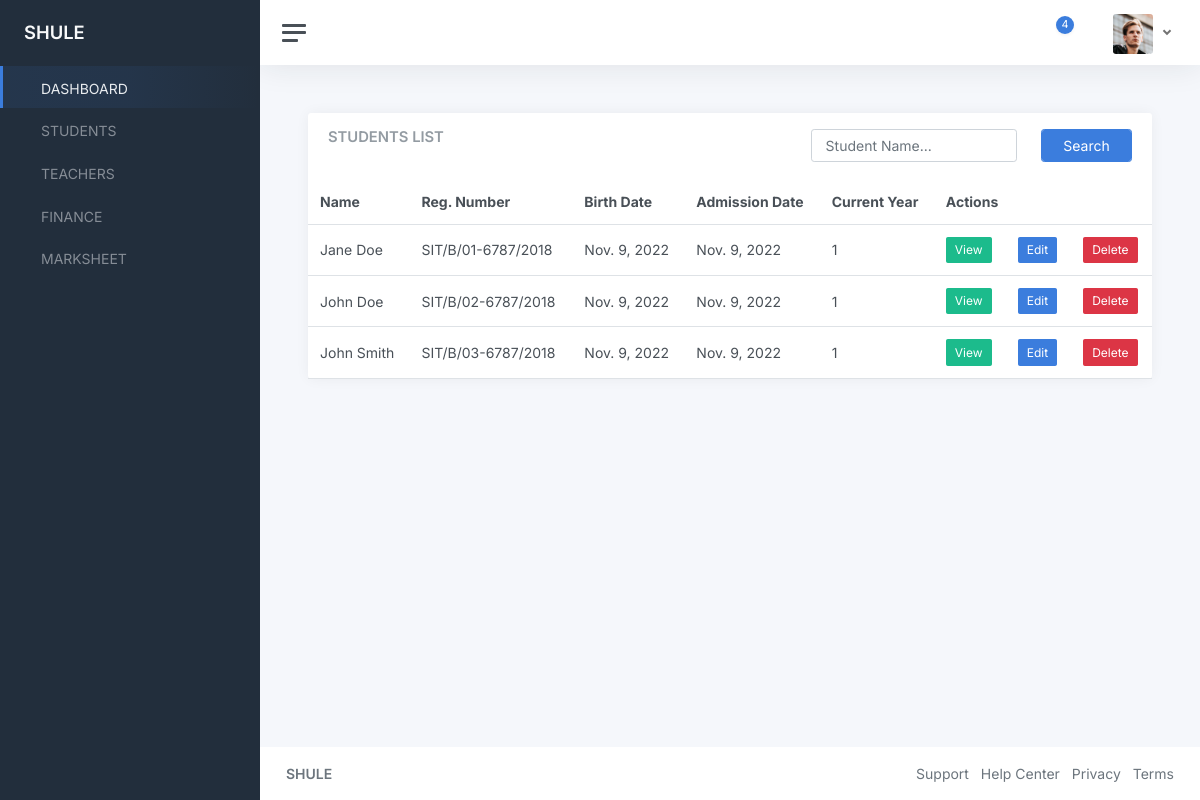
The page /students/ on the database its author committed.
### students/models.py (models this page shows, shortened)
class Student(models.Model):
    user = models.OneToOneField(User, on_delete=models.CASCADE)
    name = models.CharField(max_length=255)
    reg_number = models.CharField(max_length=255)
    birth_date = models.DateField()
    admission_date = models.DateField()
    current_year = models.CharField(max_length=255)
    class_teacher = models.ForeignKey(to="teachers.Teacher", on_delete=models.SET_NULL, null=True)

### students/views.py (the view)
# urls.py: path("students/", include("students.urls")),
def students(request):
    students = Student.objects.all()
    context = {
        "students": students
    }
    return render(request, "students/students.html", context)

### templates/students/students.html (shortened to what this page needs)
{% extends "base.html" %}
{% block content %}
<main class="content">
    <div class="container-fluid p-0">
        <div class="row">
            <div class="col-12 col-lg-12 col-xxl-12 d-flex">
                <div class="card flex-fill">
                    <div class="card-header">
                        <div class="row">
                            <div class="col-7">
                                <h5 class="card-title mb-0">STUDENTS LIST</h5>
                            </div>
                            <div class="col-5">
                                <form method="POST">
                                    <div class="row">
                                        <div class="col-8">
                                            <input type="text" class="form-control" name="search" id="search"
                                                placeholder="Student Name..." />
                                        </div>
                                        <div class="col-4">
                                            <div class="form-group">
                                                <input type="submit" class="form-control btn btn-primary"
                                                    value="Search">
                                            </div>
                                        </div>
                                    </div>
                                </form>
                            </div>
                        </div>
                    </div>
                    <table class="table table-hover my-0">
                        <thead>
                            <tr>
                                <th>Name</th>
                                <th>Reg. Number</th>
                                <th>Birth Date</th>
                                <th>Admission Date</th>
                                <th>Current Year</th>
                                <th colspan="3">Actions</th>
                            </tr>
                        </thead>
                        <tbody>
                            {% for student in students %}
                            <tr>
                                <td>{{student.name}}</td>
                                <td>{{student.reg_number}}</td>
                                <td>{{student.birth_date}}</td>
                                <td>{{student.admission_date}}</td>
                                <td>{{student.current_year}}</td>
                                <td>
                                    <a href="#"
                                        class="btn btn-sm btn-success">View</a>
                                </td>
                                <td>
                                    <a href="#" class="btn btn-sm btn-primary">Edit</a>
                                </td>
                                <td>
                                    <a href="#" class="btn btn-sm btn-danger">Delete</a>
                                </td>
                            </tr>
                            {% endfor %}
                        </tbody>
                    </table>
                </div>
            </div>
        </div>
    </div>
</main>
{% endblock content %}

### rows shown on the page
Student: name "Jane Doe", reg_number "SIT/B/01-6787/2018", birth_date "Nov. 9, 2022", admission_date "Nov. 9, 2022", current_year "1"
Student: name "John Doe", reg_number "SIT/B/02-6787/2018", birth_date "Nov. 9, 2022", admission_date "Nov. 9, 2022", current_year "1"
Student: name "John Smith", reg_number "SIT/B/03-6787/2018", birth_date "Nov. 9, 2022", admission_date "Nov. 9, 2022", current_year "1"
